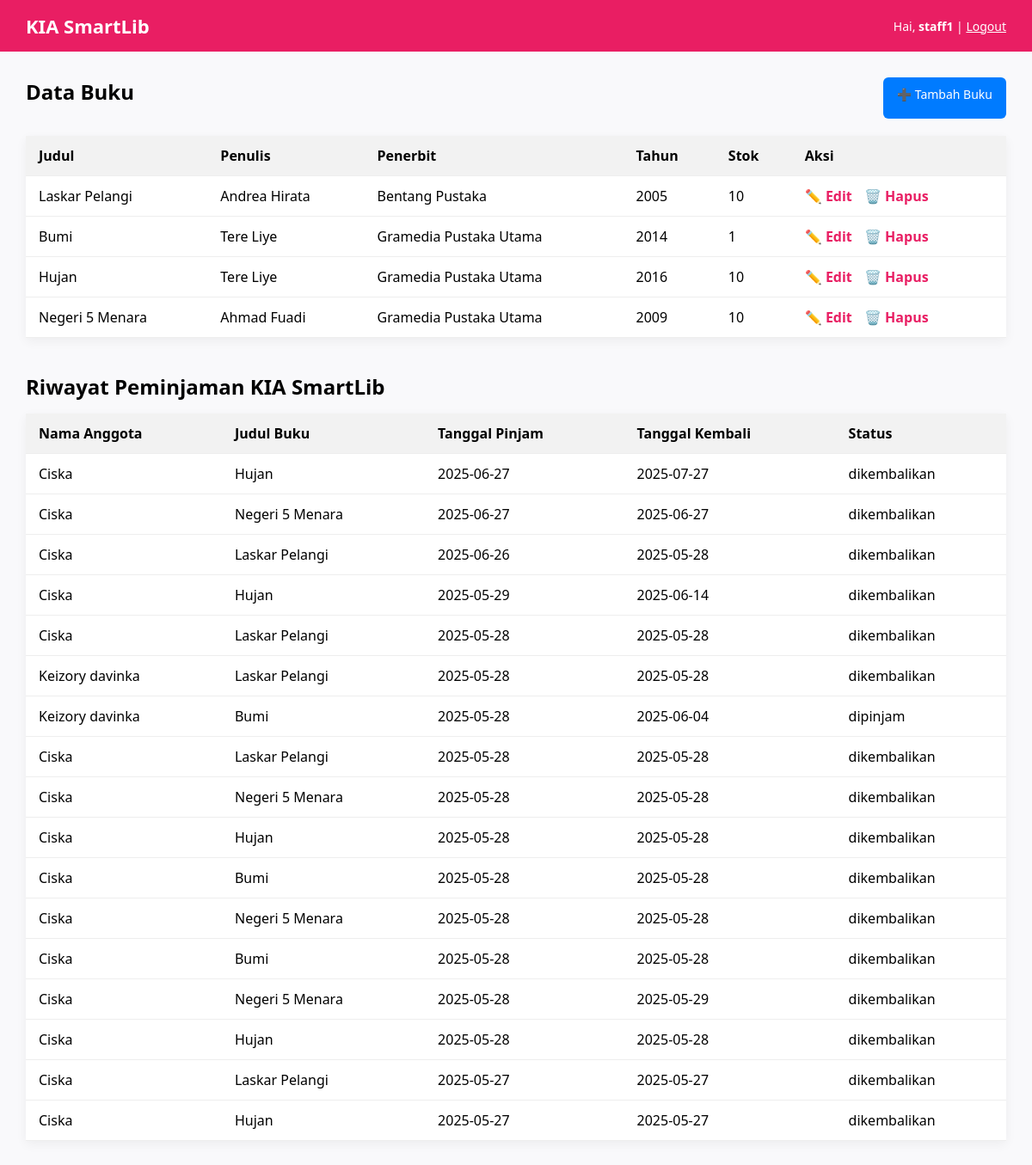
The page /dashboard_staff.php (signed in) on the database its author committed.
### tables this page shows
CREATE TABLE `t_buku` (
  `id_buku` int(11) NOT NULL,
  `judul` varchar(255) DEFAULT NULL,
  `penulis` varchar(100) DEFAULT NULL,
  `penerbit` varchar(100) DEFAULT NULL,
  `tahun_terbit` year(4) DEFAULT NULL,
  `stok` int(11) DEFAULT NULL,
  `create_by` int(11) DEFAULT NULL,
  `create_date` datetime DEFAULT current_timestamp(),
  `update_by` int(11) DEFAULT NULL,
  `update_date` datetime DEFAULT NULL ON UPDATE current_timestamp(),
  `gambar` varchar(255) DEFAULT NULL
);

CREATE TABLE `t_peminjaman` (
  `id_pinjam` int(11) NOT NULL,
  `id_buku` int(11) DEFAULT NULL,
  `id_anggota` int(11) DEFAULT NULL,
  `tanggal_pinjam` date DEFAULT NULL,
  `tanggal_batas` date DEFAULT NULL,
  `tanggal_kembali` date DEFAULT NULL,
  `status` enum('pinjam','kembali') DEFAULT 'pinjam',
  `create_by` int(11) DEFAULT NULL,
  `create_date` datetime DEFAULT current_timestamp(),
  `status_peminjaman` varchar(50) NOT NULL DEFAULT 'meminjam',
  `denda` int(11) DEFAULT 0
);

CREATE TABLE `t_anggota` (
  `id_anggota` int(11) NOT NULL,
  `nama` varchar(100) DEFAULT NULL,
  `alamat` text DEFAULT NULL,
  `telepon` varchar(15) DEFAULT NULL,
  `id_account` int(11) DEFAULT NULL,
  `email` varchar(100) DEFAULT NULL
);

### dashboard_staff.php (the view, shortened to what this page needs)
<?php
include "koneksi.php";
$resultBuku = mysqli_query($conn, "SELECT * FROM t_buku");
$resultPeminjaman = mysqli_query($conn, "
    SELECT p.*, a.nama, b.judul
    FROM t_peminjaman p
    JOIN t_anggota a ON p.id_anggota = a.id_anggota
    JOIN t_buku b ON p.id_buku = b.id_buku
    ORDER BY p.tanggal_pinjam DESC
");
?>
<!DOCTYPE html>
<html lang="id">
<head>
</head>
<body>
<div class="navbar">
    <h1>KIA SmartLib</h1>
    <div class="user-info">
        Hai, <strong><?= $_SESSION['username'] ?></strong> |
        <a href="logout.php" style="color: white; text-decoration: underline;">Logout</a>
    </div>
</div>
<div class="container">
    <div class="top-action">
        <h2>Data Buku</h2>
        <a class="btn" href="tambah_buku.php">➕ Tambah Buku</a>
    </div>
    <table>
        <thead>
            <tr>
                <th>Judul</th>
                <th>Penulis</th>
                <th>Penerbit</th>
                <th>Tahun</th>
                <th>Stok</th>
                <th>Aksi</th>
            </tr>
        </thead>
        <tbody>
        <?php while ($row = mysqli_fetch_assoc($resultBuku)): ?>
            <tr>
                <td><?= htmlspecialchars($row['judul']) ?></td>
                <td><?= htmlspecialchars($row['penulis']) ?></td>
                <td><?= htmlspecialchars($row['penerbit']) ?></td>
                <td><?= htmlspecialchars($row['tahun_terbit']) ?></td>
                <td><?= htmlspecialchars($row['stok']) ?></td>
                <td>
                    <a class="action-link" href="edit_buku.php?id=<?= $row['id_buku'] ?>">✏️ Edit</a>
                    <a class="action-link" href="hapus_buku.php?id=<?= $row['id_buku'] ?>" onclick="return confirm('Yakin ingin menghapus buku ini?')">🗑️ Hapus</a>
                </td>
            </tr>
        <?php endwhile; ?>
        </tbody>
    </table>
    <h2>Riwayat Peminjaman KIA SmartLib</h2>
    <table>
        <thead>
            <tr>
                <th>Nama Anggota</th>
                <th>Judul Buku</th>
                <th>Tanggal Pinjam</th>
                <th>Tanggal Kembali</th>
                <th>Status</th>
            </tr>
        </thead>
        <tbody>
        <?php while ($row = mysqli_fetch_assoc($resultPeminjaman)): ?>
            <tr>
                <td><?= htmlspecialchars($row['nama']) ?></td>
                <td><?= htmlspecialchars($row['judul']) ?></td>
                <td><?= htmlspecialchars($row['tanggal_pinjam']) ?></td>
                <td><?= htmlspecialchars($row['tanggal_kembali']) ?></td>
                <td><?= htmlspecialchars($row['status_peminjaman']) ?></td>
            </tr>
        <?php endwhile; ?>
        </tbody>
    </table>
</div>
</body>
</html>

### dashboard_staff.php (style rules this page uses)
* { font-family: 'Segoe UI', sans-serif; box-sizing: border-box; margin: 0; padding: 0; }
body { background-color: #f9f9fb; }
.navbar { background-color: #e91e63; color: white; padding: 15px 30px; display: flex; justify-content: space-between; align-items: center; }
.navbar h1 { font-size: 22px; }
.navbar .user-info { font-size: 14px; }
.container { padding: 30px; }
.top-action { margin-bottom: 20px; display: flex; justify-content: space-between; }
.btn { background-color: #007bff; color: white; padding: 10px 16px; text-decoration: none; border-radius: 6px; font-size: 14px; }
table { width: 100%; border-collapse: collapse; background-color: white; box-shadow: 0 4px 12px rgba(0,0,0,0.05); margin-bottom: 40px; }
th, td { padding: 12px 15px; border-bottom: 1px solid #eee; text-align: left; }
th { background-color: #f2f2f2; }
a.action-link { margin-right: 10px; color: #e91e63; text-decoration: none; font-weight: bold; }
h2 { margin-bottom: 15px; }

### rows shown on the page
t_buku: judul "Laskar Pelangi", penulis "Andrea Hirata", penerbit "Bentang Pustaka", tahun_terbit "2005", stok "10"
t_buku: judul "Bumi", penulis "Tere Liye", penerbit "Gramedia Pustaka Utama", tahun_terbit "2014", stok "1"
t_buku: judul "Hujan", penulis "Tere Liye", penerbit "Gramedia Pustaka Utama", tahun_terbit "2016", stok "10"
t_buku: judul "Negeri 5 Menara", penulis "Ahmad Fuadi", penerbit "Gramedia Pustaka Utama", tahun_terbit "2009", stok "10"
t_peminjaman: id_anggota.nama "Ciska", id_buku.judul "Hujan", tanggal_pinjam "2025-06-27", tanggal_kembali "2025-07-27", status_peminjaman "dikembalikan"
t_peminjaman: id_anggota.nama "Ciska", id_buku.judul "Negeri 5 Menara", tanggal_pinjam "2025-06-27", tanggal_kembali "2025-06-27", status_peminjaman "dikembalikan"
t_peminjaman: id_anggota.nama "Ciska", id_buku.judul "Laskar Pelangi", tanggal_pinjam "2025-06-26", tanggal_kembali "2025-05-28", status_peminjaman "dikembalikan"
t_peminjaman: id_anggota.nama "Ciska", id_buku.judul "Hujan", tanggal_pinjam "2025-05-29", tanggal_kembali "2025-06-14", status_peminjaman "dikembalikan"
t_peminjaman: id_anggota.nama "Ciska", id_buku.judul "Laskar Pelangi", tanggal_pinjam "2025-05-28", tanggal_kembali "2025-05-28", status_peminjaman "dikembalikan"
t_peminjaman: id_anggota.nama "Keizory davinka", id_buku.judul "Laskar Pelangi", tanggal_pinjam "2025-05-28", tanggal_kembali "2025-05-28", status_peminjaman "dikembalikan"
t_peminjaman: id_anggota.nama "Keizory davinka", id_buku.judul "Bumi", tanggal_pinjam "2025-05-28", tanggal_kembali "2025-06-04", status_peminjaman "dipinjam"
t_peminjaman: id_anggota.nama "Ciska", id_buku.judul "Laskar Pelangi", tanggal_pinjam "2025-05-28", tanggal_kembali "2025-05-28", status_peminjaman "dikembalikan"
t_peminjaman: id_anggota.nama "Ciska", id_buku.judul "Negeri 5 Menara", tanggal_pinjam "2025-05-28", tanggal_kembali "2025-05-28", status_peminjaman "dikembalikan"
t_peminjaman: id_anggota.nama "Ciska", id_buku.judul "Hujan", tanggal_pinjam "2025-05-28", tanggal_kembali "2025-05-28", status_peminjaman "dikembalikan"
t_peminjaman: id_anggota.nama "Ciska", id_buku.judul "Bumi", tanggal_pinjam "2025-05-28", tanggal_kembali "2025-05-28", status_peminjaman "dikembalikan"
t_peminjaman: id_anggota.nama "Ciska", id_buku.judul "Negeri 5 Menara", tanggal_pinjam "2025-05-28", tanggal_kembali "2025-05-28", status_peminjaman "dikembalikan"
t_peminjaman: id_anggota.nama "Ciska", id_buku.judul "Bumi", tanggal_pinjam "2025-05-28", tanggal_kembali "2025-05-28", status_peminjaman "dikembalikan"
t_peminjaman: id_anggota.nama "Ciska", id_buku.judul "Negeri 5 Menara", tanggal_pinjam "2025-05-28", tanggal_kembali "2025-05-29", status_peminjaman "dikembalikan"
t_peminjaman: id_anggota.nama "Ciska", id_buku.judul "Hujan", tanggal_pinjam "2025-05-28", tanggal_kembali "2025-05-28", status_peminjaman "dikembalikan"
t_peminjaman: id_anggota.nama "Ciska", id_buku.judul "Laskar Pelangi", tanggal_pinjam "2025-05-27", tanggal_kembali "2025-05-27", status_peminjaman "dikembalikan"
t_peminjaman: id_anggota.nama "Ciska", id_buku.judul "Hujan", tanggal_pinjam "2025-05-27", tanggal_kembali "2025-05-27", status_peminjaman "dikembalikan"

### other values the page prints
$_SESSION['username'] "staff1"
